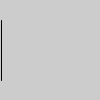
Frame 1 (no input)
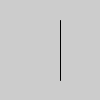
Frame 60 (the mouse pressed at the canvas centre just before this capture)
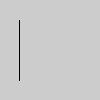
Frame 120 (the mouse held since frame 60 and released just before this capture)

The Processing sketch that drew these frames (run headless with seeded random() and noise(); from frame 60 on, the mouse is pressed at the canvas centre):

// Processing sketch: animLine
// ── animLine.pde
//Animacja linii  

void setup() {
  frameRate(4);
}

int pos = 0;

void draw() 
{
  background(204);
  pos++;
  line(pos, 20, pos, 80);
  if (pos > width) 
  {
    pos = 0;
  }
}

// https://github.com/borkowsk/bookProcessingPL
